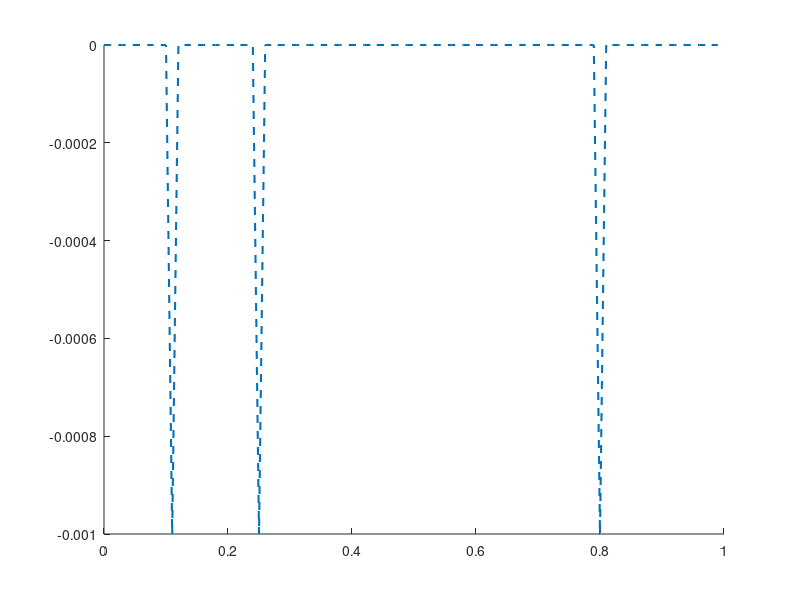

Reproduce this figure in MATLAB. (Note: this script raises an error after producing the figure.)
close all
clear all
clc

%% Plots
num_phase = 100;

% load('Gc_0.01_RG-.mat')
% N_RG = RG_phase_shift - phase_shift;
% % N_RG(2,:) = [];

load('Gc_0.1_RG-.mat')
S_RG = RG_phase_shift - phase_shift;
S_RG(2,:) = [];

% load('Gc_1_RG.mat')
% L_RG = RG_phase_shift - phase_shift;

% plot((0:num_phase-1)/num_phase,N_RG,'-.','LineWidth',1.5)
hold on
plot((0:num_phase-1)/num_phase,S_RG,'--','LineWidth',1.5)
% plot((0:num_phase-1)/num_phase,L_RG(1,:),'k','LineWidth',1)
% grid on

ax = gca;
ax.FontSize = 12; 

ylim([-0.25 0.25])
% xlabel('\phi, normalized phase of stimulus','Fontsize',14)
% ylabel('normalized phase advancement','Fontsize',14)
% title('Phase shifts between the two layers','Fontsize',14)
% 
% col = [0.4940, 0.1840, 0.5560;0.4660, 0.6740, 0.1880;0.6350, 0.0780, 0.1840];
% colororder(col)
% 
% set(gcf,'Position',[500 200 600 400])
% legend('G_c = 0.01   I_s = 0.05','G_c = 0.01   I_s = 0.5','G_c = 0.1     I_s = 0.5')

%% Bar

load('Gc_0.01_RG-.mat')
N_RG = RG_phase_shift - phase_shift;

load('Gc_0.1_RG-.mat')
S_RG = RG_phase_shift - phase_shift;

Bar1 = [min(S_RG(2,:)),max(S_RG(2,:))]*100;
Bar2 = [min(N_RG(1,:)),max(N_RG(1,:))]*100;
Bar3 = [min(N_RG(2,:)),max(N_RG(2,:))]*100;

load('Gc_0.01_PF-.mat')
N_PF = RG_phase_shift - phase_shift;

load('Gc_0.1_PF-.mat')
S_PF = RG_phase_shift - phase_shift;

Bar4 = [min(S_PF(2,:)),max(S_PF(2,:))]*100;
Bar5 = [min(N_PF(1,:)),max(N_PF(1,:))]*100;
Bar6 = [min(N_PF(2,:)),max(N_PF(2,:))]*100;

x = categorical({'G_c is week', 'G_c and I_s week', 'G_c is strong'});
Bar =  [Bar3;Bar1;Bar2]/100;
b = bar(Bar,'stacked','BarWidth',0.35, 'ShowBaseLine', 'off');

set(gca,'xticklabel',{'G_c is weak','G_c is strong', '   G_c and I_s both weak'})

% groupLabels = categorical({'G_c = 0.01 I_s = 0.05', 'G_c = 0.01 I_s = 0.5','G_c = 0.1 I_s = 0.5'});
% Bar(:,:,1) = [Bar2;Bar3;Bar1]; Bar(:,:,2) = [Bar5;Bar6;Bar4]; 
% plotBarStackGroups(Bar, groupLabels)



ylabel('Phase shift between two layers')
title(' Max Phase shifts between the layers')

set(gcf,'Position',[500 200 600 400])

ax = gca;
ax.FontSize = 14;


% set(gca,'xticklabel',{'G_c is week','G_c is strong', 'G_c and I_s both week'},'fontsize',12)